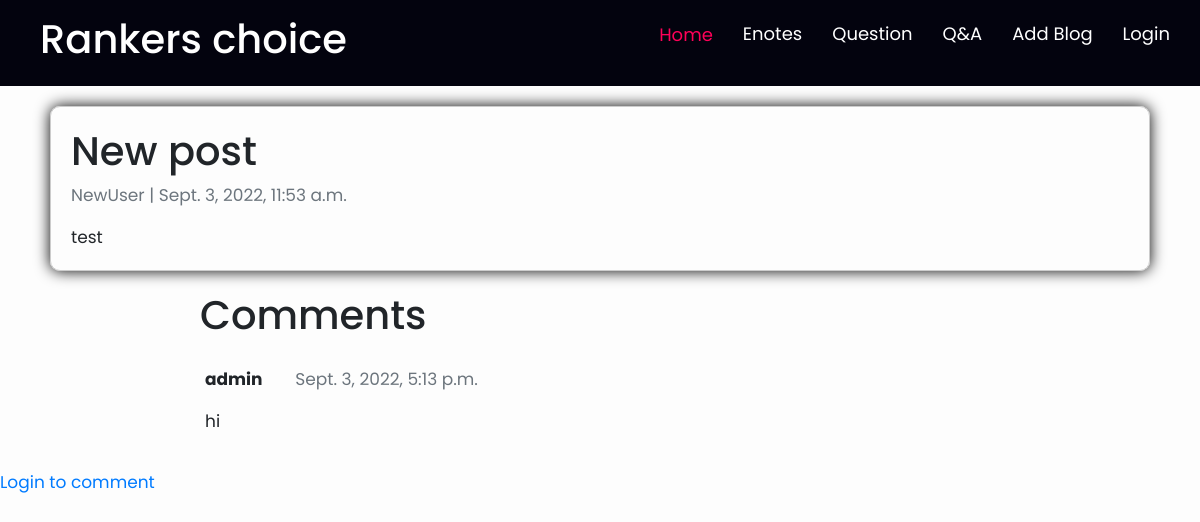
The app's page /blogs/test-post/ with its own data.
### blogs/models.py (models this page shows, shortened)
class Post(models.Model):
    title = models.CharField(max_length=300, unique=True)
    slug = models.SlugField(max_length=300,default=get_token_slug,editable=False,blank=False, unique=True)
    author = models.ForeignKey(get_user_model(), on_delete=models.CASCADE, related_name='blog_posts')
    content = models.TextField()
    status = models.IntegerField(choices=STATUS, default=0)
    created_at = models.DateTimeField(auto_now_add=True)
    updated_at = models.DateTimeField(auto_now=True)
    class Meta:
        ordering = ['-created_at']

class Comment(models.Model):
    post = models.ForeignKey(Post, on_delete=models.CASCADE, related_name='comments')
    created_by = models.ForeignKey(get_user_model(), on_delete=models.CASCADE, related_name="commented_by")
    body = models.TextField()
    created_on = models.DateTimeField(auto_now_add=True)
    active = models.BooleanField(default=False)
    class Meta:
        ordering = ['created_on']

### users/models.py (models this page shows)
class CustomUser(AbstractUser):
    email = models.EmailField(_('email address'), unique=True)
    year = models.IntegerField(_('year'))
    EMAIL_FIELD = "email"
    USERNAME_FIELD = "username"
    REQUIRED_FIELDS = ["email", "year"]
    objects = CustomUserManager()
    def __str__(self):
        return self.username

### blogs/views.py (the view)
# urls.py: path('<slug:slug>/', views.post_detail,  name='post_detail'),
def post_detail(request, slug):
    template_name = 'post_details.html'
    post = get_object_or_404(Post, slug=slug)
    comments = post.comments.filter(active=True)
    images = Images.objects.filter(post=post)
    new_comment = None
    if request.method == 'POST':
        comment_form = CommentForm(data=request.POST)
        if comment_form.is_valid():
            new_comment = comment_form.save(commit=False)
            new_comment.created_by = request.user
            new_comment.active = True
            new_comment.post = post
            new_comment.save()
    else:
        comment_form = CommentForm()
    return render(request, template_name, {'post': post,
                                           'images': images,
                                           'comments': comments,
                                           'new_comment': new_comment,
                                           'comment_form': comment_form})

### templates/post_details.html (shortened to what this page needs)
{% load static %}
<!DOCTYPE html>
<html>
    <head>
        <link rel="stylesheet" href="https://maxcdn.bootstrapcdn.com/bootstrap/4.0.0/css/bootstrap.min.css"
 />
        <link rel="stylesheet" href="https://cdnjs.cloudflare.com/ajax/libs/font-awesome/4.7.0/css/font-awesome.min.css">
        <link rel="stylesheet" type="text/css" href="{% static 'css/style.css' %}">
    </head>
    <body>
      <header class="header">
        <h1>Rankers choice</h1>
        <ul>
          <li><a class="h active" id="homeNav" href="{% url 'home' %}">Home</a></li>
                <li><a class="h" href="{% url 'enotes' %}">Enotes</a></li>
                <li><a class="h" href="{% url 'question' %}">Question</a></li>
                <li><a class="h" href="{% url 'list-faq' %}">Q&A</a></li>
                <li><a class="h" id="aboutNav" href="{% url 'post_creation' %}">Add Blog</a></li>
                {% if user.is_authenticated %}
                <li><a class="h" href="{% url 'profile'%}" style="margin: 20px 0 0 0;">{{request.user.username}}</a></li>
                  <li><a class="h" href="{% url 'logout'%}" style="margin: 20px 0 0 0;">logout</a></li>
                {% else %}
            <li><a class="h" href="{% url 'login'%}" style="margin: 20px 0 0 0;">Login</a></li>
            {% endif %}
        </ul>
      </header>
        <div class="container">
  <div class="row">
    <div style = "    width: 100%; height: 100%; margin: 20px; border: 1px solid #ccc; padding: 20px; border-radius: 10px; box-shadow: 0 0 15px #000;">
        <h1>{% block title %} {{ post.title }} {% endblock title %}</h1>
        <p class=" text-muted">{{ post.author }} | {{ post.created_at }}</p>
        <p class="card-text ">{{ post.content | safe }}</p>
      </div>
    </div>
  </div>
        <div style="padding-left: 200px; padding-right: 90px;"><h1>Comments</h1></div>
        <div class="row">
     {% for comment in comments %}
        <div class="card-body">
            <div class="comments" style="padding-left: 200px; padding-right: 90px;">
              <p class="font-weight-bold">
                {{ comment.created_by.username }} &ensp;&ensp;&ensp;
                <span class=" text-muted font-weight-normal">
                  {{ comment.created_on }}
                </span>
              </p>
              {{ comment.body | linebreaks }}
            </div>
        </div>
        {% endfor %}
        </div>
     {% if request.user.is_authenticated %}
        <div class="card-body">
        {% if new_comment %}
        <div class="alert alert-success" role="alert">
          Your comment is awaiting moderation
        </div>
        {% else %}
        <div style="padding-left: 200px; padding-right: 90px;"><h3>Leave a comment</h3></div>
        <form method="post" style="margin-top: 1.3em;">
          <div style="padding-left: 200px; padding-right: 90px;">
            <label for="id_body"><b>Body:</b></label>
            <textarea name="body" cols="40" rows="5" required id="id_body" style = "vertical-align: top;">
                 </textarea>
            </div>
          {% csrf_token %}
          <div style="padding-left: 200px; padding-right: 90px;">
            <button type="submit" class="edit-btn">Submit</button>
          </div>
        </form>
        {% endif %}
      </div>
    {% else %}
        <a href="{% url 'login' %}">Login to comment</a>
    {% endif %}
    </body>
</html>

### statics/css/style.css (style rules this page uses)
* { margin: 0; padding: 0; box-sizing: border-box; font-family: 'Poppins', sans-serif; scroll-behavior: smooth; }
header { display: flex; align-items: center; flex-wrap: wrap; flex-direction: row; text-align: center; padding-bottom: 15px; margin: 0; padding-top: 15px; padding-left: 40px; background: rgb(3, 3, 14); z-index: 10000; color: #fff; user-select: none; transition: .4s ease-in-out; justify-content: space-between; }
header h1 { margin-right: 60px; cursor: pointer; }
header ul { display: flex; align-items: center; flex-direction: row; flex-wrap: wrap; text-align: center; }
header ul li { list-style: none; margin-right: 30px; cursor: pointer; }
header ul li a { text-decoration: none; font-size: 18px; color: #fff; }
header ul li a:after { transition: all ease-in-out .2s; background: none repeat scroll 0 0 #ffffff; content: ""; display: block; height: 2px; width: 0; background: #ff0158; }
header ul li .h.active { color: #ff0158; }
header ul li .h.active:after { height: 0px; }

### templates/post_details.html (style rules this page uses)
body { font-family: "Lucida Console", monospace; font-size: 17px; background-color:#fdfdfd; }
.card-body { width: 1000px; background-size: cover; }

### records on screen
Post: title "New post", author "NewUser", created_at "Sept. 3, 2022, 11:53 a.m.", content "test"
Comment: created_by.username "admin", created_on "Sept. 3, 2022, 5:13 p.m.", body "hi"
